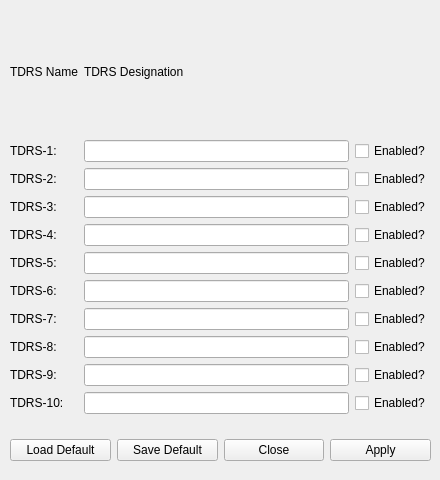
<?xml version="1.0" encoding="UTF-8"?>
<ui version="4.0">
 <class>TDR_Menu</class>
 <widget class="QDialog" name="TDR_Menu">
  <property name="geometry">
   <rect>
    <x>0</x>
    <y>0</y>
    <width>440</width>
    <height>480</height>
   </rect>
  </property>
  <property name="minimumSize">
   <size>
    <width>440</width>
    <height>480</height>
   </size>
  </property>
  <property name="maximumSize">
   <size>
    <width>440</width>
    <height>480</height>
   </size>
  </property>
  <property name="windowTitle">
   <string>TDRS Menu</string>
  </property>
  <widget class="QWidget" name="layoutWidget">
   <property name="geometry">
    <rect>
     <x>10</x>
     <y>430</y>
     <width>421</width>
     <height>41</height>
    </rect>
   </property>
   <layout class="QHBoxLayout" name="horizontalLayout_3">
    <item>
     <widget class="QPushButton" name="loaddefaultButton">
      <property name="text">
       <string>Load Default</string>
      </property>
      <property name="autoDefault">
       <bool>false</bool>
      </property>
     </widget>
    </item>
    <item>
     <widget class="QPushButton" name="savedefaultButton">
      <property name="text">
       <string>Save Default</string>
      </property>
      <property name="autoDefault">
       <bool>false</bool>
      </property>
     </widget>
    </item>
    <item>
     <widget class="QPushButton" name="closeButton">
      <property name="text">
       <string>Close</string>
      </property>
      <property name="autoDefault">
       <bool>false</bool>
      </property>
     </widget>
    </item>
    <item>
     <widget class="QPushButton" name="applyButton">
      <property name="text">
       <string>Apply</string>
      </property>
      <property name="autoDefault">
       <bool>false</bool>
      </property>
     </widget>
    </item>
   </layout>
  </widget>
  <widget class="QWidget" name="gridLayoutWidget">
   <property name="geometry">
    <rect>
     <x>10</x>
     <y>10</y>
     <width>421</width>
     <height>404</height>
    </rect>
   </property>
   <layout class="QGridLayout" name="gridLayout" rowstretch="0,0,0,0,0,0,0,0,0,0,0">
    <property name="sizeConstraint">
     <enum>QLayout::SetDefaultConstraint</enum>
    </property>
    <item row="6" column="0">
     <widget class="QLabel" name="label_7">
      <property name="text">
       <string>TDRS-6:</string>
      </property>
     </widget>
    </item>
    <item row="8" column="0">
     <widget class="QLabel" name="label_9">
      <property name="text">
       <string>TDRS-8:</string>
      </property>
     </widget>
    </item>
    <item row="1" column="0">
     <widget class="QLabel" name="label_2">
      <property name="text">
       <string>TDRS-1:</string>
      </property>
     </widget>
    </item>
    <item row="3" column="0">
     <widget class="QLabel" name="label_4">
      <property name="text">
       <string>TDRS-3:</string>
      </property>
     </widget>
    </item>
    <item row="10" column="0">
     <widget class="QLabel" name="label_11">
      <property name="text">
       <string>TDRS-10:</string>
      </property>
     </widget>
    </item>
    <item row="0" column="0">
     <widget class="QLabel" name="label">
      <property name="text">
       <string>TDRS Name</string>
      </property>
     </widget>
    </item>
    <item row="7" column="0">
     <widget class="QLabel" name="label_8">
      <property name="text">
       <string>TDRS-7:</string>
      </property>
     </widget>
    </item>
    <item row="9" column="0">
     <widget class="QLabel" name="label_10">
      <property name="text">
       <string>TDRS-9:</string>
      </property>
     </widget>
    </item>
    <item row="5" column="0">
     <widget class="QLabel" name="label_6">
      <property name="text">
       <string>TDRS-5:</string>
      </property>
     </widget>
    </item>
    <item row="4" column="0">
     <widget class="QLabel" name="label_5">
      <property name="text">
       <string>TDRS-4:</string>
      </property>
     </widget>
    </item>
    <item row="2" column="0">
     <widget class="QLabel" name="label_3">
      <property name="text">
       <string>TDRS-2:</string>
      </property>
     </widget>
    </item>
    <item row="1" column="1">
     <layout class="QHBoxLayout" name="horizontalLayout">
      <item>
       <widget class="QLineEdit" name="tdrs01_name"/>
      </item>
      <item>
       <widget class="QCheckBox" name="tdrs01">
        <property name="text">
         <string>Enabled?</string>
        </property>
       </widget>
      </item>
     </layout>
    </item>
    <item row="2" column="1">
     <layout class="QHBoxLayout" name="horizontalLayout_2">
      <item>
       <widget class="QLineEdit" name="tdrs02_name"/>
      </item>
      <item>
       <widget class="QCheckBox" name="tdrs02">
        <property name="text">
         <string>Enabled?</string>
        </property>
       </widget>
      </item>
     </layout>
    </item>
    <item row="0" column="1">
     <layout class="QHBoxLayout" name="horizontalLayout_4">
      <item>
       <widget class="QLabel" name="label_13">
        <property name="text">
         <string>TDRS Designation</string>
        </property>
       </widget>
      </item>
      <item>
       <spacer name="horizontalSpacer">
        <property name="orientation">
         <enum>Qt::Horizontal</enum>
        </property>
        <property name="sizeHint" stdset="0">
         <size>
          <width>40</width>
          <height>20</height>
         </size>
        </property>
       </spacer>
      </item>
     </layout>
    </item>
    <item row="3" column="1">
     <layout class="QHBoxLayout" name="horizontalLayout_5">
      <item>
       <widget class="QLineEdit" name="tdrs03_name"/>
      </item>
      <item>
       <widget class="QCheckBox" name="tdrs03">
        <property name="text">
         <string>Enabled?</string>
        </property>
       </widget>
      </item>
     </layout>
    </item>
    <item row="4" column="1">
     <layout class="QHBoxLayout" name="horizontalLayout_6">
      <item>
       <widget class="QLineEdit" name="tdrs04_name"/>
      </item>
      <item>
       <widget class="QCheckBox" name="tdrs04">
        <property name="text">
         <string>Enabled?</string>
        </property>
       </widget>
      </item>
     </layout>
    </item>
    <item row="5" column="1">
     <layout class="QHBoxLayout" name="horizontalLayout_7">
      <item>
       <widget class="QLineEdit" name="tdrs05_name"/>
      </item>
      <item>
       <widget class="QCheckBox" name="tdrs05">
        <property name="text">
         <string>Enabled?</string>
        </property>
       </widget>
      </item>
     </layout>
    </item>
    <item row="6" column="1">
     <layout class="QHBoxLayout" name="horizontalLayout_8">
      <item>
       <widget class="QLineEdit" name="tdrs06_name"/>
      </item>
      <item>
       <widget class="QCheckBox" name="tdrs06">
        <property name="text">
         <string>Enabled?</string>
        </property>
       </widget>
      </item>
     </layout>
    </item>
    <item row="7" column="1">
     <layout class="QHBoxLayout" name="horizontalLayout_9">
      <item>
       <widget class="QLineEdit" name="tdrs07_name"/>
      </item>
      <item>
       <widget class="QCheckBox" name="tdrs07">
        <property name="text">
         <string>Enabled?</string>
        </property>
       </widget>
      </item>
     </layout>
    </item>
    <item row="8" column="1">
     <layout class="QHBoxLayout" name="horizontalLayout_10">
      <item>
       <widget class="QLineEdit" name="tdrs08_name"/>
      </item>
      <item>
       <widget class="QCheckBox" name="tdrs08">
        <property name="text">
         <string>Enabled?</string>
        </property>
       </widget>
      </item>
     </layout>
    </item>
    <item row="9" column="1">
     <layout class="QHBoxLayout" name="horizontalLayout_11">
      <item>
       <widget class="QLineEdit" name="tdrs09_name"/>
      </item>
      <item>
       <widget class="QCheckBox" name="tdrs09">
        <property name="text">
         <string>Enabled?</string>
        </property>
       </widget>
      </item>
     </layout>
    </item>
    <item row="10" column="1">
     <layout class="QHBoxLayout" name="horizontalLayout_12">
      <item>
       <widget class="QLineEdit" name="tdrs10_name"/>
      </item>
      <item>
       <widget class="QCheckBox" name="tdrs10">
        <property name="text">
         <string>Enabled?</string>
        </property>
       </widget>
      </item>
     </layout>
    </item>
   </layout>
  </widget>
 </widget>
 <resources/>
 <connections/>
</ui>
